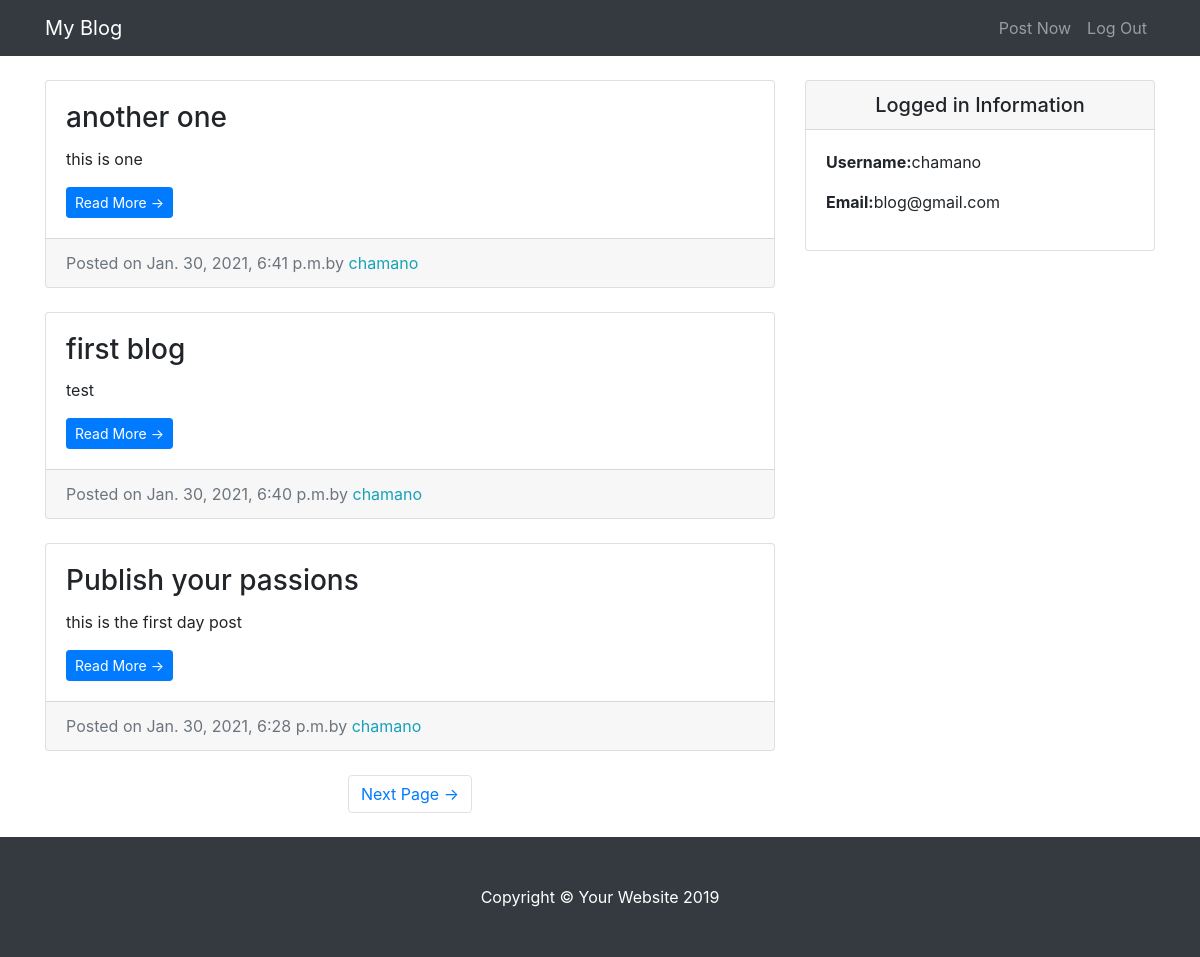
The app's page / (signed in), older data.
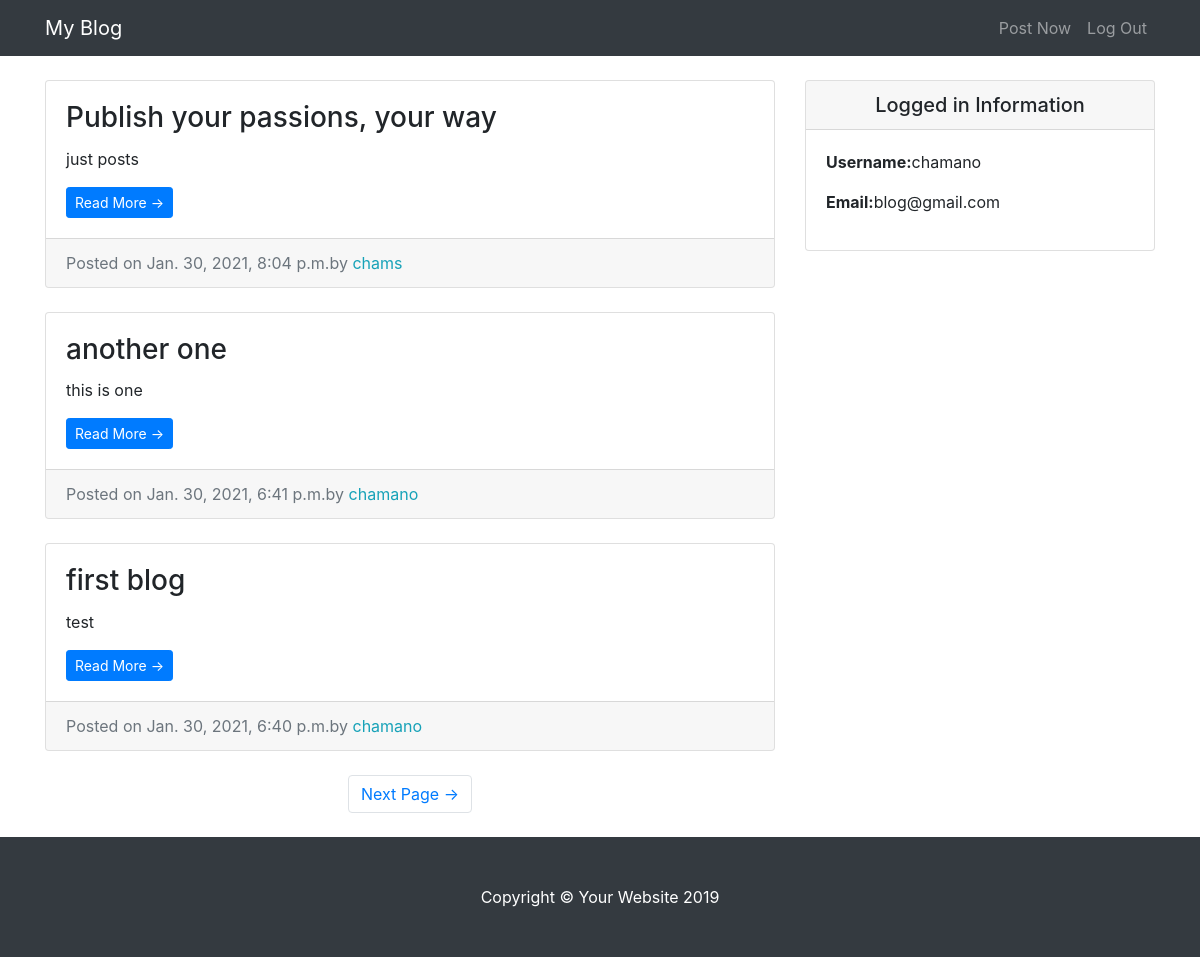
The same page, newer data.
### Blogwebsite/models.py (models this page shows, shortened)
class Entry(models.Model):
    entry_title = models.CharField(max_length=50)
    entry_text = models.TextField()
    entry_date = models.DateTimeField(auto_now_add=True)
    entry_author = models.ForeignKey(User, on_delete=models.CASCADE)
    class Meta:
        verbose_name_plural = "entries"

### Blogwebsite/views.py (the view)
# urls.py: path('',HomeView.as_view(), name = 'blog-home'),
class HomeView(LoginRequiredMixin, ListView):
    model = Entry
    template_name = 'entries/index.html'
    context_object_name = 'blog_entries'
    ordering = ['-entry_date']
    paginate_by = 3

### Blogwebsite/templates/entries/index.html (shortened to what this page needs)
{% extends 'entries/base.html' %}
{% block content %}
      <div class="col-md-8">
        {% for entry in blog_entries %}
        <div class="card mb-4 mt-4">
          <div class="card-body">
            <h3 class="card-title">{{ entry.entry_title }}</h3>
            <p class="card-text">{{ entry.entry_text|truncatechars:200 }}</p>
            <a href="{% url 'entry-detail' entry.pk %}" class="btn btn-primary btn-sm">Read More &rarr;</a>
          </div>
          <div class="card-footer text-muted">
            Posted on {{ entry.entry_date }}by
            <span class= "text-info mr-2">{{ entry.entry_author }}</span>
          </div>
        </div>
        {% endfor %}
        {% if is_paginated %}
        <ul class="pagination justify-content-center mb-4">
          {% if page_obj.has_next %}
          <li class="page-item">
            <a class="page-link" href="?page={{page_obj.has_next_page_number}}">Next Page &rarr;</a>
          </li>
          {% endif %}
        </ul>
        {% endif %}
      </div>
{% endblock %}

Row changes from the older to the newer data that the page shows:
no longer on this page (row unchanged): Entry: entry_title "Publish your passions", entry_text "this is the first day post", entry_date "Jan. 30, 2021, 6:28 p.m.", entry_author "chamano"
added Entry: entry_title "Publish your passions, your way", entry_text "just posts", entry_date "Jan. 30, 2021, 8:04 p.m.", entry_author "chams"
